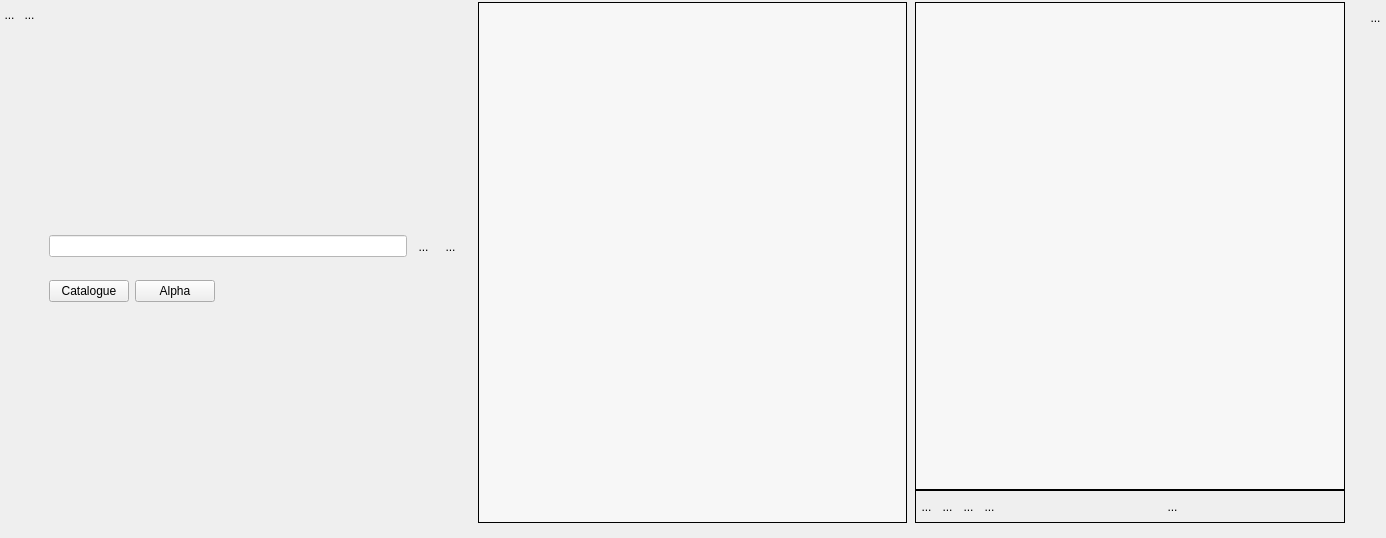
<?xml version="1.0" encoding="UTF-8"?>
<ui version="4.0">
 <class>WidgetPlusieursIntoOrdonne</class>
 <widget class="QWidget" name="WidgetPlusieursIntoOrdonne">
  <property name="geometry">
   <rect>
    <x>0</x>
    <y>0</y>
    <width>1386</width>
    <height>538</height>
   </rect>
  </property>
  <property name="sizePolicy">
   <sizepolicy hsizetype="Preferred" vsizetype="Expanding">
    <horstretch>0</horstretch>
    <verstretch>0</verstretch>
   </sizepolicy>
  </property>
  <property name="minimumSize">
   <size>
    <width>0</width>
    <height>0</height>
   </size>
  </property>
  <property name="windowTitle">
   <string>Form</string>
  </property>
  <layout class="QHBoxLayout" name="horizontalLayout_2">
   <property name="spacing">
    <number>0</number>
   </property>
   <property name="leftMargin">
    <number>0</number>
   </property>
   <property name="topMargin">
    <number>2</number>
   </property>
   <property name="rightMargin">
    <number>0</number>
   </property>
   <property name="bottomMargin">
    <number>15</number>
   </property>
   <item>
    <layout class="QVBoxLayout" name="verticalLayout_3">
     <property name="spacing">
      <number>0</number>
     </property>
     <item>
      <layout class="QHBoxLayout" name="horizontalLayout">
       <property name="spacing">
        <number>0</number>
       </property>
       <property name="sizeConstraint">
        <enum>QLayout::SetFixedSize</enum>
       </property>
       <item>
        <widget class="QToolButton" name="BFermeListe">
         <property name="sizePolicy">
          <sizepolicy hsizetype="Fixed" vsizetype="Fixed">
           <horstretch>0</horstretch>
           <verstretch>0</verstretch>
          </sizepolicy>
         </property>
         <property name="maximumSize">
          <size>
           <width>21</width>
           <height>25</height>
          </size>
         </property>
         <property name="toolTip">
          <string>permet de gérer la liste</string>
         </property>
         <property name="styleSheet">
          <string notr="true">border:0px</string>
         </property>
         <property name="text">
          <string>...</string>
         </property>
         <property name="icon">
          <iconset>
           <normaloff>../../../.designer/Editeur/icons/minusnode.png</normaloff>../../../.designer/Editeur/icons/minusnode.png</iconset>
         </property>
         <property name="iconSize">
          <size>
           <width>25</width>
           <height>25</height>
          </size>
         </property>
        </widget>
       </item>
       <item>
        <widget class="MonBoutonValide" name="RBValide">
         <property name="minimumSize">
          <size>
           <width>21</width>
           <height>25</height>
          </size>
         </property>
         <property name="maximumSize">
          <size>
           <width>21</width>
           <height>25</height>
          </size>
         </property>
         <property name="focusPolicy">
          <enum>Qt::ClickFocus</enum>
         </property>
         <property name="toolTip">
          <string>Affiche le rapport de validation du mot-clef</string>
         </property>
         <property name="styleSheet">
          <string notr="true">border : 0px</string>
         </property>
         <property name="text">
          <string>...</string>
         </property>
         <property name="icon">
          <iconset>
           <normaloff>../../../.designer/Editeur/icons/ast-green-ball.png</normaloff>../../../.designer/Editeur/icons/ast-green-ball.png</iconset>
         </property>
         <property name="iconSize">
          <size>
           <width>25</width>
           <height>25</height>
          </size>
         </property>
        </widget>
       </item>
      </layout>
     </item>
     <item>
      <spacer name="verticalSpacer">
       <property name="orientation">
        <enum>Qt::Vertical</enum>
       </property>
       <property name="sizeHint" stdset="0">
        <size>
         <width>20</width>
         <height>5</height>
        </size>
       </property>
      </spacer>
     </item>
    </layout>
   </item>
   <item>
    <layout class="QVBoxLayout" name="verticalLayout_4">
     <property name="spacing">
      <number>0</number>
     </property>
     <item>
      <widget class="MonLabelClic" name="label">
       <property name="sizePolicy">
        <sizepolicy hsizetype="Fixed" vsizetype="Preferred">
         <horstretch>0</horstretch>
         <verstretch>0</verstretch>
        </sizepolicy>
       </property>
       <property name="minimumSize">
        <size>
         <width>300</width>
         <height>25</height>
        </size>
       </property>
       <property name="maximumSize">
        <size>
         <width>178</width>
         <height>16777215</height>
        </size>
       </property>
       <property name="frameShape">
        <enum>QFrame::NoFrame</enum>
       </property>
       <property name="text">
        <string>&lt;html&gt;&lt;head/&gt;&lt;body&gt;&lt;p&gt;&lt;br/&gt;&lt;/p&gt;&lt;/body&gt;&lt;/html&gt;</string>
       </property>
       <property name="scaledContents">
        <bool>false</bool>
       </property>
       <property name="alignment">
        <set>Qt::AlignLeading|Qt::AlignLeft|Qt::AlignTop</set>
       </property>
      </widget>
     </item>
     <item>
      <spacer name="verticalSpacer_5">
       <property name="orientation">
        <enum>Qt::Vertical</enum>
       </property>
       <property name="sizeHint" stdset="0">
        <size>
         <width>20</width>
         <height>40</height>
        </size>
       </property>
      </spacer>
     </item>
     <item>
      <widget class="QFrame" name="frameRecherche">
       <layout class="QHBoxLayout" name="horizontalLayout_5">
        <item>
         <widget class="QLineEdit" name="LEFiltre">
          <property name="styleSheet">
           <string notr="true">background:rgb(255,255,255)

</string>
          </property>
         </widget>
        </item>
        <item>
         <widget class="QToolButton" name="PBFind">
          <property name="minimumSize">
           <size>
            <width>21</width>
            <height>31</height>
           </size>
          </property>
          <property name="maximumSize">
           <size>
            <width>21</width>
            <height>31</height>
           </size>
          </property>
          <property name="toolTip">
           <string>Cherche dans la liste</string>
          </property>
          <property name="styleSheet">
           <string notr="true">border : 0px</string>
          </property>
          <property name="text">
           <string>...</string>
          </property>
          <property name="icon">
           <iconset>
            <normaloff>icons/verre-loupe-icone-6087-64.png</normaloff>icons/verre-loupe-icone-6087-64.png</iconset>
          </property>
          <property name="iconSize">
           <size>
            <width>32</width>
            <height>32</height>
           </size>
          </property>
         </widget>
        </item>
        <item>
         <widget class="QToolButton" name="PBClean">
          <property name="minimumSize">
           <size>
            <width>21</width>
            <height>31</height>
           </size>
          </property>
          <property name="maximumSize">
           <size>
            <width>21</width>
            <height>31</height>
           </size>
          </property>
          <property name="toolTip">
           <string>remet le filtre à blanc</string>
          </property>
          <property name="styleSheet">
           <string notr="true">border : 0px</string>
          </property>
          <property name="text">
           <string>...</string>
          </property>
          <property name="icon">
           <iconset>
            <normaloff>../Editeur/icons/CleanFilter.png</normaloff>../Editeur/icons/CleanFilter.png</iconset>
          </property>
          <property name="iconSize">
           <size>
            <width>32</width>
            <height>32</height>
           </size>
          </property>
         </widget>
        </item>
       </layout>
      </widget>
     </item>
     <item>
      <widget class="QFrame" name="frameRecherche2">
       <layout class="QHBoxLayout" name="horizontalLayout_6">
        <item>
         <widget class="QPushButton" name="PBCata">
          <property name="text">
           <string>Catalogue</string>
          </property>
         </widget>
        </item>
        <item>
         <widget class="QPushButton" name="PBAlpha">
          <property name="text">
           <string>Alpha</string>
          </property>
         </widget>
        </item>
        <item>
         <spacer name="horizontalSpacer_7">
          <property name="orientation">
           <enum>Qt::Horizontal</enum>
          </property>
          <property name="sizeHint" stdset="0">
           <size>
            <width>40</width>
            <height>20</height>
           </size>
          </property>
         </spacer>
        </item>
       </layout>
      </widget>
     </item>
     <item>
      <spacer name="verticalSpacer_6">
       <property name="orientation">
        <enum>Qt::Vertical</enum>
       </property>
       <property name="sizeType">
        <enum>QSizePolicy::Fixed</enum>
       </property>
       <property name="sizeHint" stdset="0">
        <size>
         <width>20</width>
         <height>20</height>
        </size>
       </property>
      </spacer>
     </item>
     <item>
      <widget class="QScrollArea" name="scrollArea_2">
       <property name="sizePolicy">
        <sizepolicy hsizetype="Expanding" vsizetype="Expanding">
         <horstretch>0</horstretch>
         <verstretch>0</verstretch>
        </sizepolicy>
       </property>
       <property name="frameShape">
        <enum>QFrame::NoFrame</enum>
       </property>
       <property name="frameShadow">
        <enum>QFrame::Plain</enum>
       </property>
       <property name="widgetResizable">
        <bool>true</bool>
       </property>
       <widget class="QWidget" name="scrollAreaWidgetContents">
        <property name="geometry">
         <rect>
          <x>0</x>
          <y>0</y>
          <width>18</width>
          <height>189</height>
         </rect>
        </property>
        <property name="sizePolicy">
         <sizepolicy hsizetype="Fixed" vsizetype="Preferred">
          <horstretch>0</horstretch>
          <verstretch>0</verstretch>
         </sizepolicy>
        </property>
        <layout class="QVBoxLayout" name="verticalLayout_6">
         <item>
          <widget class="QLabel" name="monCommentaireLabel">
           <property name="text">
            <string>&lt;html&gt;&lt;head/&gt;&lt;body&gt;&lt;p&gt;&lt;br/&gt;&lt;/p&gt;&lt;/body&gt;&lt;/html&gt;</string>
           </property>
          </widget>
         </item>
        </layout>
       </widget>
      </widget>
     </item>
    </layout>
   </item>
   <item>
    <spacer name="horizontalSpacer_3">
     <property name="orientation">
      <enum>Qt::Horizontal</enum>
     </property>
     <property name="sizeType">
      <enum>QSizePolicy::Fixed</enum>
     </property>
     <property name="sizeHint" stdset="0">
      <size>
       <width>8</width>
       <height>20</height>
      </size>
     </property>
    </spacer>
   </item>
   <item>
    <widget class="QScrollArea" name="scrollArea">
     <property name="sizePolicy">
      <sizepolicy hsizetype="Expanding" vsizetype="Expanding">
       <horstretch>0</horstretch>
       <verstretch>0</verstretch>
      </sizepolicy>
     </property>
     <property name="styleSheet">
      <string notr="true">background : rgb(247,247,247)</string>
     </property>
     <property name="frameShape">
      <enum>QFrame::Box</enum>
     </property>
     <property name="frameShadow">
      <enum>QFrame::Plain</enum>
     </property>
     <property name="lineWidth">
      <number>1</number>
     </property>
     <property name="widgetResizable">
      <bool>true</bool>
     </property>
     <property name="alignment">
      <set>Qt::AlignBottom|Qt::AlignLeading|Qt::AlignLeft</set>
     </property>
     <widget class="QWidget" name="verticalWidgetLE">
      <property name="geometry">
       <rect>
        <x>0</x>
        <y>0</y>
        <width>425</width>
        <height>519</height>
       </rect>
      </property>
      <property name="sizePolicy">
       <sizepolicy hsizetype="Preferred" vsizetype="Preferred">
        <horstretch>0</horstretch>
        <verstretch>0</verstretch>
       </sizepolicy>
      </property>
      <layout class="QVBoxLayout" name="CBLayout">
       <property name="spacing">
        <number>0</number>
       </property>
       <property name="leftMargin">
        <number>0</number>
       </property>
       <property name="topMargin">
        <number>0</number>
       </property>
       <property name="rightMargin">
        <number>0</number>
       </property>
       <property name="bottomMargin">
        <number>0</number>
       </property>
       <item>
        <spacer name="verticalSpacer_4">
         <property name="orientation">
          <enum>Qt::Vertical</enum>
         </property>
         <property name="sizeHint" stdset="0">
          <size>
           <width>20</width>
           <height>40</height>
          </size>
         </property>
        </spacer>
       </item>
      </layout>
     </widget>
    </widget>
   </item>
   <item>
    <spacer name="horizontalSpacer_2">
     <property name="orientation">
      <enum>Qt::Horizontal</enum>
     </property>
     <property name="sizeType">
      <enum>QSizePolicy::Preferred</enum>
     </property>
     <property name="sizeHint" stdset="0">
      <size>
       <width>8</width>
       <height>108</height>
      </size>
     </property>
    </spacer>
   </item>
   <item>
    <layout class="QVBoxLayout" name="verticalLayout_5">
     <item>
      <layout class="QVBoxLayout" name="verticalLayout_2">
       <property name="spacing">
        <number>0</number>
       </property>
       <item>
        <widget class="QScrollArea" name="scrollAreaRE">
         <property name="sizePolicy">
          <sizepolicy hsizetype="Expanding" vsizetype="Expanding">
           <horstretch>0</horstretch>
           <verstretch>0</verstretch>
          </sizepolicy>
         </property>
         <property name="styleSheet">
          <string notr="true">background : rgb(247,247,247)</string>
         </property>
         <property name="frameShape">
          <enum>QFrame::Box</enum>
         </property>
         <property name="frameShadow">
          <enum>QFrame::Plain</enum>
         </property>
         <property name="lineWidth">
          <number>1</number>
         </property>
         <property name="widgetResizable">
          <bool>true</bool>
         </property>
         <property name="alignment">
          <set>Qt::AlignBottom|Qt::AlignLeading|Qt::AlignLeft</set>
         </property>
         <widget class="QWidget" name="verticalWidgetLEChoisis">
          <property name="geometry">
           <rect>
            <x>0</x>
            <y>0</y>
            <width>421</width>
            <height>474</height>
           </rect>
          </property>
          <property name="sizePolicy">
           <sizepolicy hsizetype="Preferred" vsizetype="Preferred">
            <horstretch>0</horstretch>
            <verstretch>0</verstretch>
           </sizepolicy>
          </property>
          <layout class="QVBoxLayout" name="CBChoisis">
           <property name="spacing">
            <number>0</number>
           </property>
           <property name="leftMargin">
            <number>0</number>
           </property>
           <property name="topMargin">
            <number>0</number>
           </property>
           <property name="rightMargin">
            <number>0</number>
           </property>
           <property name="bottomMargin">
            <number>0</number>
           </property>
           <item>
            <spacer name="verticalSpacer_3">
             <property name="orientation">
              <enum>Qt::Vertical</enum>
             </property>
             <property name="sizeHint" stdset="0">
              <size>
               <width>20</width>
               <height>40</height>
              </size>
             </property>
            </spacer>
           </item>
          </layout>
         </widget>
        </widget>
       </item>
      </layout>
     </item>
     <item>
      <widget class="QFrame" name="frame">
       <property name="sizePolicy">
        <sizepolicy hsizetype="Preferred" vsizetype="Fixed">
         <horstretch>0</horstretch>
         <verstretch>0</verstretch>
        </sizepolicy>
       </property>
       <property name="frameShape">
        <enum>QFrame::Box</enum>
       </property>
       <layout class="QHBoxLayout" name="horizontalLayout_3">
        <property name="spacing">
         <number>0</number>
        </property>
        <property name="leftMargin">
         <number>0</number>
        </property>
        <property name="topMargin">
         <number>0</number>
        </property>
        <property name="rightMargin">
         <number>0</number>
        </property>
        <property name="bottomMargin">
         <number>0</number>
        </property>
        <item>
         <layout class="QHBoxLayout" name="horizontalLayout_4">
          <property name="spacing">
           <number>0</number>
          </property>
          <property name="sizeConstraint">
           <enum>QLayout::SetFixedSize</enum>
          </property>
          <item>
           <widget class="QToolButton" name="RBHaut">
            <property name="minimumSize">
             <size>
              <width>21</width>
              <height>31</height>
             </size>
            </property>
            <property name="maximumSize">
             <size>
              <width>21</width>
              <height>31</height>
             </size>
            </property>
            <property name="toolTip">
             <string>Remonte d'une ligne</string>
            </property>
            <property name="styleSheet">
             <string notr="true">border : 0px</string>
            </property>
            <property name="text">
             <string>...</string>
            </property>
            <property name="icon">
             <iconset theme="go-up">
              <normaloff>../../../.designer/backup</normaloff>../../../.designer/backup</iconset>
            </property>
            <property name="iconSize">
             <size>
              <width>32</width>
              <height>32</height>
             </size>
            </property>
           </widget>
          </item>
          <item>
           <widget class="QToolButton" name="RBBas">
            <property name="minimumSize">
             <size>
              <width>21</width>
              <height>31</height>
             </size>
            </property>
            <property name="maximumSize">
             <size>
              <width>21</width>
              <height>31</height>
             </size>
            </property>
            <property name="toolTip">
             <string>Descend d'une ligne</string>
            </property>
            <property name="styleSheet">
             <string notr="true">border : 0px</string>
            </property>
            <property name="text">
             <string>...</string>
            </property>
            <property name="icon">
             <iconset theme="go-down">
              <normaloff>../../../.designer/backup</normaloff>../../../.designer/backup</iconset>
            </property>
            <property name="iconSize">
             <size>
              <width>32</width>
              <height>32</height>
             </size>
            </property>
           </widget>
          </item>
          <item>
           <widget class="QToolButton" name="RBMoins">
            <property name="minimumSize">
             <size>
              <width>21</width>
              <height>31</height>
             </size>
            </property>
            <property name="maximumSize">
             <size>
              <width>21</width>
              <height>31</height>
             </size>
            </property>
            <property name="toolTip">
             <string>Détruit une ligne</string>
            </property>
            <property name="styleSheet">
             <string notr="true">border : 0px</string>
            </property>
            <property name="text">
             <string>...</string>
            </property>
            <property name="icon">
             <iconset theme="remove">
              <normaloff>.</normaloff>.</iconset>
            </property>
            <property name="iconSize">
             <size>
              <width>32</width>
              <height>32</height>
             </size>
            </property>
           </widget>
          </item>
          <item>
           <widget class="QToolButton" name="RBPlus">
            <property name="minimumSize">
             <size>
              <width>21</width>
              <height>31</height>
             </size>
            </property>
            <property name="maximumSize">
             <size>
              <width>21</width>
              <height>31</height>
             </size>
            </property>
            <property name="toolTip">
             <string>ajoute une ligne</string>
            </property>
            <property name="styleSheet">
             <string notr="true">border : 0px</string>
            </property>
            <property name="text">
             <string>...</string>
            </property>
            <property name="icon">
             <iconset theme="add">
              <normaloff>.</normaloff>.</iconset>
            </property>
            <property name="iconSize">
             <size>
              <width>32</width>
              <height>32</height>
             </size>
            </property>
           </widget>
          </item>
         </layout>
        </item>
        <item>
         <spacer name="horizontalSpacer_4">
          <property name="orientation">
           <enum>Qt::Horizontal</enum>
          </property>
          <property name="sizeHint" stdset="0">
           <size>
            <width>40</width>
            <height>20</height>
           </size>
          </property>
         </spacer>
        </item>
        <item>
         <widget class="QToolButton" name="RBVoisListe">
          <property name="minimumSize">
           <size>
            <width>21</width>
            <height>31</height>
           </size>
          </property>
          <property name="maximumSize">
           <size>
            <width>21</width>
            <height>31</height>
           </size>
          </property>
          <property name="toolTip">
           <string>visualise l'ensemble des valeurs</string>
          </property>
          <property name="styleSheet">
           <string notr="true">border : 0px</string>
          </property>
          <property name="text">
           <string>...</string>
          </property>
          <property name="icon">
           <iconset theme="find">
            <normaloff>.</normaloff>.</iconset>
          </property>
          <property name="iconSize">
           <size>
            <width>32</width>
            <height>32</height>
           </size>
          </property>
         </widget>
        </item>
        <item>
         <spacer name="horizontalSpacer_5">
          <property name="orientation">
           <enum>Qt::Horizontal</enum>
          </property>
          <property name="sizeHint" stdset="0">
           <size>
            <width>18</width>
            <height>20</height>
           </size>
          </property>
         </spacer>
        </item>
       </layout>
      </widget>
     </item>
    </layout>
   </item>
   <item>
    <spacer name="horizontalSpacer">
     <property name="orientation">
      <enum>Qt::Horizontal</enum>
     </property>
     <property name="sizeType">
      <enum>QSizePolicy::Preferred</enum>
     </property>
     <property name="sizeHint" stdset="0">
      <size>
       <width>20</width>
       <height>17</height>
      </size>
     </property>
    </spacer>
   </item>
   <item>
    <layout class="QVBoxLayout" name="verticalLayout">
     <item>
      <widget class="QToolButton" name="RBPoubelle">
       <property name="minimumSize">
        <size>
         <width>21</width>
         <height>31</height>
        </size>
       </property>
       <property name="maximumSize">
        <size>
         <width>21</width>
         <height>31</height>
        </size>
       </property>
       <property name="toolTip">
        <string>Détruit le mot-clef</string>
       </property>
       <property name="styleSheet">
        <string notr="true">border : 0px</string>
       </property>
       <property name="text">
        <string>...</string>
       </property>
       <property name="icon">
        <iconset>
         <normaloff>../../../.designer/Editeur/icons/deleteRond.png</normaloff>../../../.designer/Editeur/icons/deleteRond.png</iconset>
       </property>
       <property name="iconSize">
        <size>
         <width>32</width>
         <height>32</height>
        </size>
       </property>
      </widget>
     </item>
     <item>
      <spacer name="verticalSpacer_2">
       <property name="orientation">
        <enum>Qt::Vertical</enum>
       </property>
       <property name="sizeHint" stdset="0">
        <size>
         <width>20</width>
         <height>40</height>
        </size>
       </property>
      </spacer>
     </item>
    </layout>
   </item>
  </layout>
  <zorder>horizontalSpacer</zorder>
  <zorder>horizontalSpacer_2</zorder>
  <zorder>horizontalSpacer_3</zorder>
  <zorder>scrollArea</zorder>
  <zorder></zorder>
 </widget>
 <customwidgets>
  <customwidget>
   <class>MonBoutonValide</class>
   <extends>QToolButton</extends>
   <header>InterfaceGUI.QT6.monBoutonValide.h</header>
  </customwidget>
  <customwidget>
   <class>MonLabelClic</class>
   <extends>QLabel</extends>
   <header>InterfaceGUI.QT6.monLabelClic.h</header>
  </customwidget>
 </customwidgets>
 <resources/>
 <connections/>
</ui>
